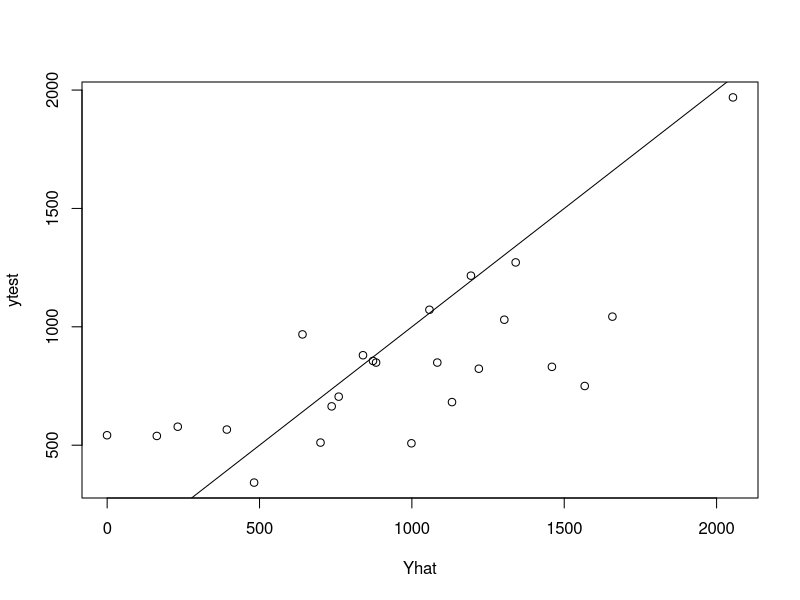
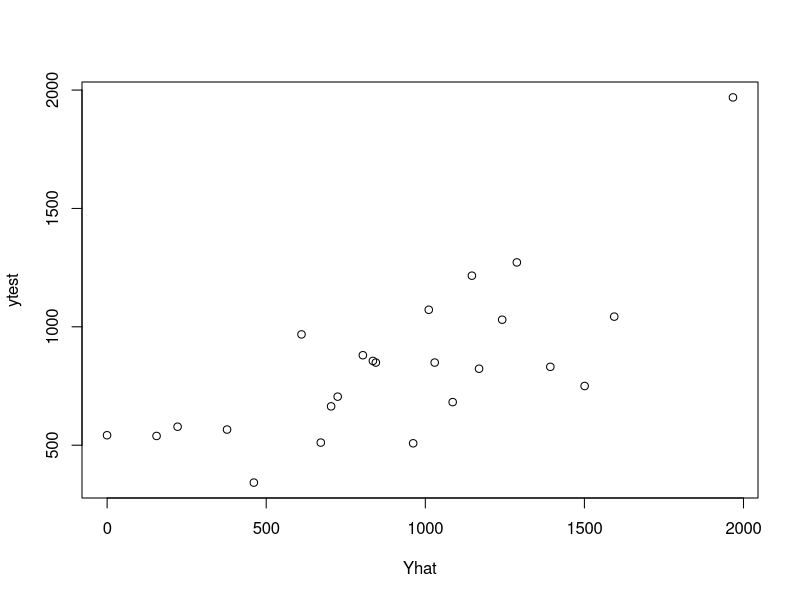

The R script that drew these images, in order:
# 9.3 Crime data Question
# a. Fit a regression model
library(MASS)
# in page # 159, its clearly given the algorithm to use the MontoCarlo simulation 
# using the code discussed by the professor in the class
UsCrimeData<-UScrime
# assining the values from the data to the variables or selectign the relevant columns from the US crime data
UsCrimeResultantY<-UsCrimeData$y
CrimeDataToAnalyze<-UsCrimeData[,-16]
CrimeDataToAnalyze<-cbind(rep(1,47),CrimeDataToAnalyze)
CrimeDataToAnalyze<-as.matrix(CrimeDataToAnalyze)

# loaded all the required data above
# now lets initialize and set all the parameters required to start the iterative MC process
# initialize as shown in the text book
#############################
nu0<-2
s20=1
SigmaSquare=1
SamplingIters<-10000
Beta<-S2<-NULL
##############################
xtxinv<-solve(t(CrimeDataToAnalyze)%*%CrimeDataToAnalyze)
linearModelingResult<-lm(UsCrimeResultantY~CrimeDataToAnalyze[,-1])
# using code shared in text book and by Professor
SSRg<-t(UsCrimeResultantY)%*%UsCrimeResultantY-length(UsCrimeData$y)/(length(UsCrimeData$y)+1)*t(UsCrimeResultantY)%*%predict(linearModelingResult)
for(i in 1:SamplingIters){
  s2<-1/rgamma(n=1,nu0+length(UsCrimeData$y)/2,(nu0*s20-SigmaSquare+SSRg)/2)
  ValueOfbeta<-mvrnorm(n=1,mu=length(UsCrimeData$y)/(length(UsCrimeData$y)+1)*linearModelingResult$coefficients,length(UsCrimeData$y)/(length(UsCrimeData$y)+1)*s2*xtxinv)
  Beta<-rbind(Beta,ValueOfbeta)
  S2<-rbind(S2,s2)
}

########################
## Now working on the posterior samples
posteriorsample<-data.frame(Beta,S2)
colnames(posteriorsample)<-c("Beta0","Beta1","Beta2","Beta3","Beta4","Beta5","Beta6","Beta7","Beta8","Beta9","Beta10","Beta11","Beta12","Beta13","Beta14","Beta15","Sigma2")
posteriorMean<-colMeans(posteriorsample)
quantiles<-matrix(NA,15,2)
quantiles<-apply(posteriorsample,2,function(CrimeDataToAnalyze)quantile(CrimeDataToAnalyze,c(0.025,0.975)))
print(quantiles)
print(posteriorMean)
coffecients<-linearModelingResult$coefficients
print(summary(linearModelingResult))

###################################################################################################################

#Question part 2 - b - 1
SizeOfSamlple<-0.5*length(UsCrimeData$y)
## set the seed to make your partition reproductible
set.seed(145)
trainDataindexValues <- sample(seq_len(length(UsCrimeData$y)), size = SizeOfSamlple)
train <- UsCrimeData[trainDataindexValues, ]
test <- UsCrimeData[-trainDataindexValues, ]
trainValueOfY<-as.matrix(train$y)
Xtrain<-as.matrix(train[,-16])
ytest<-as.matrix(test$y)
Xtest<-as.matrix(test[,-16])
Xtest<-cbind(rep(1,nrow(Xtest)),Xtest)
linear_model<-lm(trainValueOfY~Xtrain)
B<-linear_model$coefficients
Yhat<-Xtest%*%B
plot(Yhat,ytest)
abline(0,1)
perror<-(1/length(ytest))*sum((ytest-Yhat)^2)
print(perror)

######################################################################################

##Question part 2 - b - 2
train <- UsCrimeData[trainDataindexValues, ]
test <- UsCrimeData[-trainDataindexValues, ]
trainValueOfY<-as.matrix(train$y)
UsCrimeResultantY<-trainValueOfY
Xtrain<-as.matrix(train[,-16])
Xtrain<-cbind(rep(1,nrow(Xtrain)),Xtrain)
CrimeDataToAnalyze<-Xtrain
ytest<-as.matrix(test$y)
Xtest<-as.matrix(test[,-16])
Xtest<-cbind(rep(1,nrow(Xtest)),Xtest)

nu0<-2
s20 <- SigmaSquare<-1
SamplingIters<-10000
Beta<-S2<-NULL
n<-length(trainValueOfY)
xtxinv<-solve(t(CrimeDataToAnalyze)%*%CrimeDataToAnalyze)
linearModelingResult<-lm(UsCrimeResultantY~CrimeDataToAnalyze[,-1])
SSRg<-t(UsCrimeResultantY)%*%UsCrimeResultantY-length(trainValueOfY)/(length(trainValueOfY)+1)*t(UsCrimeResultantY)%*%predict(linearModelingResult)
for(i in 1:SamplingIters){
  s2<-1/rgamma(n=1,nu0+length(trainValueOfY)/2,(nu0*s20-SigmaSquare+SSRg)/2)
  ValueOfbeta<-mvrnorm(n=1,mu=length(trainValueOfY)/(length(trainValueOfY)+1)*linearModelingResult$coefficients,length(trainValueOfY)/(length(trainValueOfY)+1)*s2*xtxinv)
  Beta<-rbind(Beta,ValueOfbeta)
  S2<-rbind(S2,s2)
}
posteriorsample<-data.frame(Beta)
colnames(posteriorsample)<-c("Beta0","Beta1","Beta2","Beta3","Beta4","Beta5","Beta6","Beta7","Beta8","Beta9","Beta10","Beta11","Beta12","Beta13","Beta14","Beta15")
posteriorMean<-colMeans(posteriorsample)
posteriorMean<-as.matrix(posteriorMean)
Yhat<-Xtest%*%posteriorMean
plot(Yhat,ytest)
perror<-(1/length(ytest))*sum((ytest-Yhat)^2)
print(perror)
